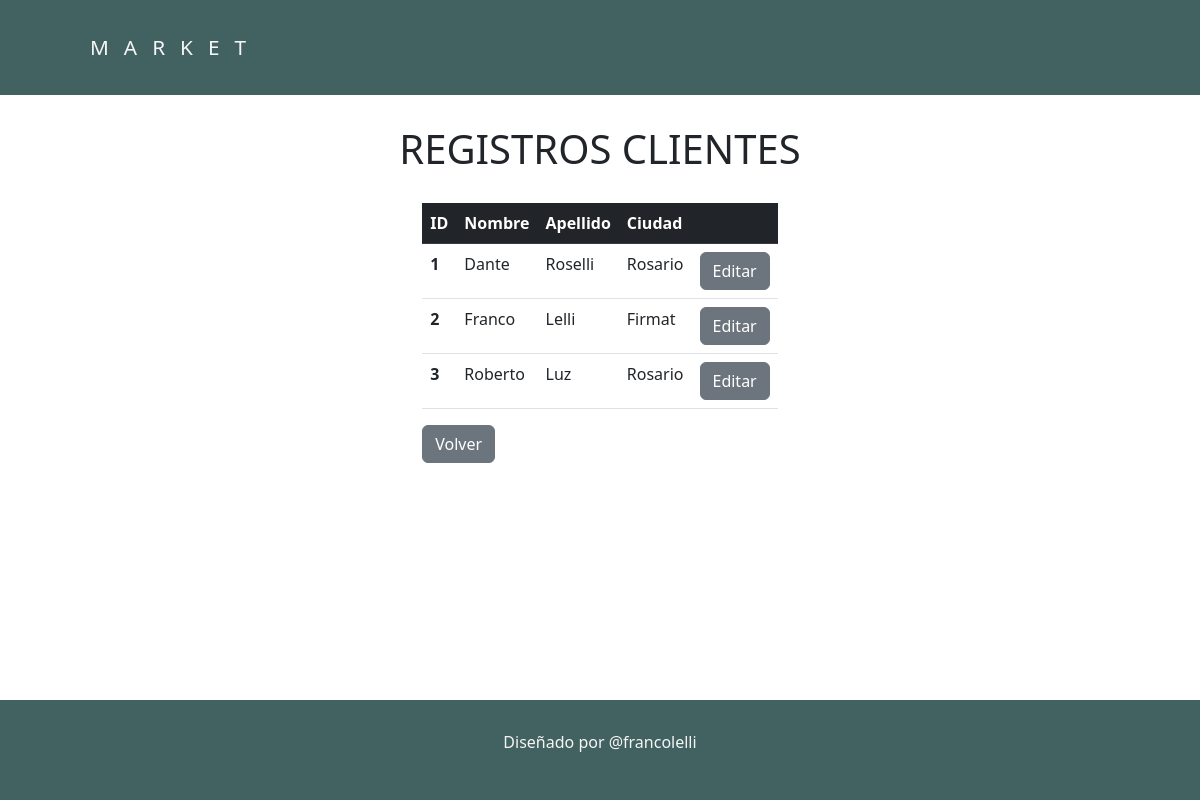
/datosClientes/verTodos2.php (signed in), run on the app's committed database.
### tables this page shows
CREATE TABLE `cliente` (
  `Cli_id` int(11) NOT NULL,
  `Cli_nombre` varchar(25) DEFAULT NULL,
  `Cli_apellido` varchar(25) DEFAULT NULL,
  `Cli_DNI` int(11) DEFAULT NULL,
  `Cli_id_loc` int(11) DEFAULT NULL,
  `estadoReal` int(11) DEFAULT NULL
);

CREATE TABLE `loc` (
  `Loc_id` int(11) NOT NULL,
  `Loc_id_prov` int(11) DEFAULT NULL,
  `Loc_nombre` varchar(255) DEFAULT NULL
);

### datosClientes/verTodos2.php (the view, shortened to what this page needs)
<?php
    $db = new mysqli('localhost', 'root', '', 'sistema_prog');
    if(!isset($_SESSION['email'])){
        header("Location: ../login.php");
    }else{
?>
<!DOCTYPE html>
<html lang="en">
<head>
    <link rel="stylesheet" href="../css/styles.css">
    <link href="https://cdn.jsdelivr.net/npm/bootstrap@5.2.1/dist/css/bootstrap.min.css" rel="stylesheet">
</head>
<body>
    <header class="header">
        <div class="divGeneral logo-nav-container">
            <a href="" class="logo">MARKET</a>
        </div>
    </header>
    <main>
        <div>
            <h1 class="tituloPagina">REGISTROS CLIENTES</h1>
        </div>
        <section class="panelProv">
            <div class="tablaProv">
            <table class="table">
                <thead class="table-dark">
                    <tr>
                    <th scope="col">ID</th>
                    <th scope="col">Nombre</th>
                    <th scope="col">Apellido</th>
                    <th scope="col">Ciudad</th>
                    <th scope="col"></th>
                    </tr>
                </thead>
                <tbody>
                    <?php
                        $arrayConsulta = $db->query("SELECT (cliente.Cli_id) as 'id' ,(cliente.Cli_nombre) as 'Nombre', (cliente.Cli_apellido) as 'Apellido', (loc.Loc_nombre) as 'Ciudad', estadoReal FROM cliente,loc WHERE loc.Loc_id = cliente.Cli_id_loc");
                        $consulta = $arrayConsulta->fetch_array();
                        while($consulta != null){
                            echo "<tr> <td> <b>".$consulta["id"]."</b></td>";
                            echo "<td> ".$consulta["Nombre"]."</td>";
                            echo "<td> ".$consulta["Apellido"]."</td>";
                            echo "<td> ".$consulta["Ciudad"]."</td>";
                            echo "<td>
                            <a href='./editar2.php?id=".$consulta['id']."'><button type='submit' class='btn btn-secondary' name='editarReg'>Editar</button></a>
                            </td></tr>";
                            $consulta = $arrayConsulta->fetch_array();
                        }
                    ?>
                </tbody>
            </table>
            <a href="../clientes.php"><button class='btn btn-secondary'>Volver</button></a>
        </section>
    </main>
    <footer class="footer">
        <div class="">
            <p>
                Diseñado por @francolelli
            </p>
        </div>
    </footer>
</body>
</html>
<?php
}
?>

### css/styles.css (style rules this page uses)
* { margin: 0; padding: 0; box-sizing: border-box; }
html { height: 100%; }
body { font-family: 'Roboto', sans-serif; font-size: 1.2rem; line-height: 1.6em; color: #333; display: flex; height: 100%; flex-direction: column; }
.header { background-color: #2a2a2a; color: whitesmoke; padding: 2rem 0; width: 100%; }
.header a { color: whitesmoke; text-decoration: none; }
.divGeneral { width: 85%; margin: 0 auto; }
.header { background-color: #426262; color: whitesmoke; padding: 2rem 0; width: 100%; }
.logo { letter-spacing: 15px; font-size: 1.3em; }
.logo-nav-container { display: flex; justify-content: space-between; align-items: center; flex-wrap: wrap; }
.tituloPagina { text-align: center; padding: 10px 0px; margin: 20px 0px; }
.footer { background: #426262; text-align: center; margin-top: auto; }
.footer p { padding: 30px 0px; color: whitesmoke; }
.panelProv { display: flex; justify-content: space-evenly; align-items: start; margin: 15px; flex-direction: row; }

### data on the page
cliente: Cli_id "1", Cli_nombre "Dante", Cli_apellido "Roselli", Cli_id_loc.Loc_nombre "Rosario"
cliente: Cli_id "2", Cli_nombre "Franco", Cli_apellido "Lelli", Cli_id_loc.Loc_nombre "Firmat"
cliente: Cli_id "3", Cli_nombre "Roberto", Cli_apellido "Luz", Cli_id_loc.Loc_nombre "Rosario"
